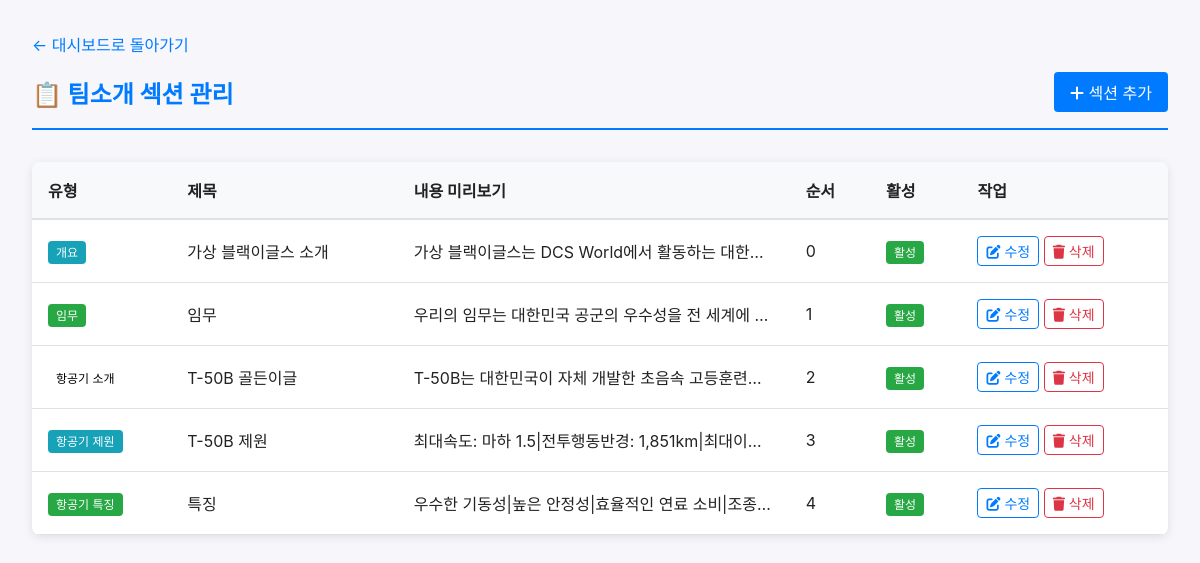
The app's page /admin/about-sections (signed in), older data.
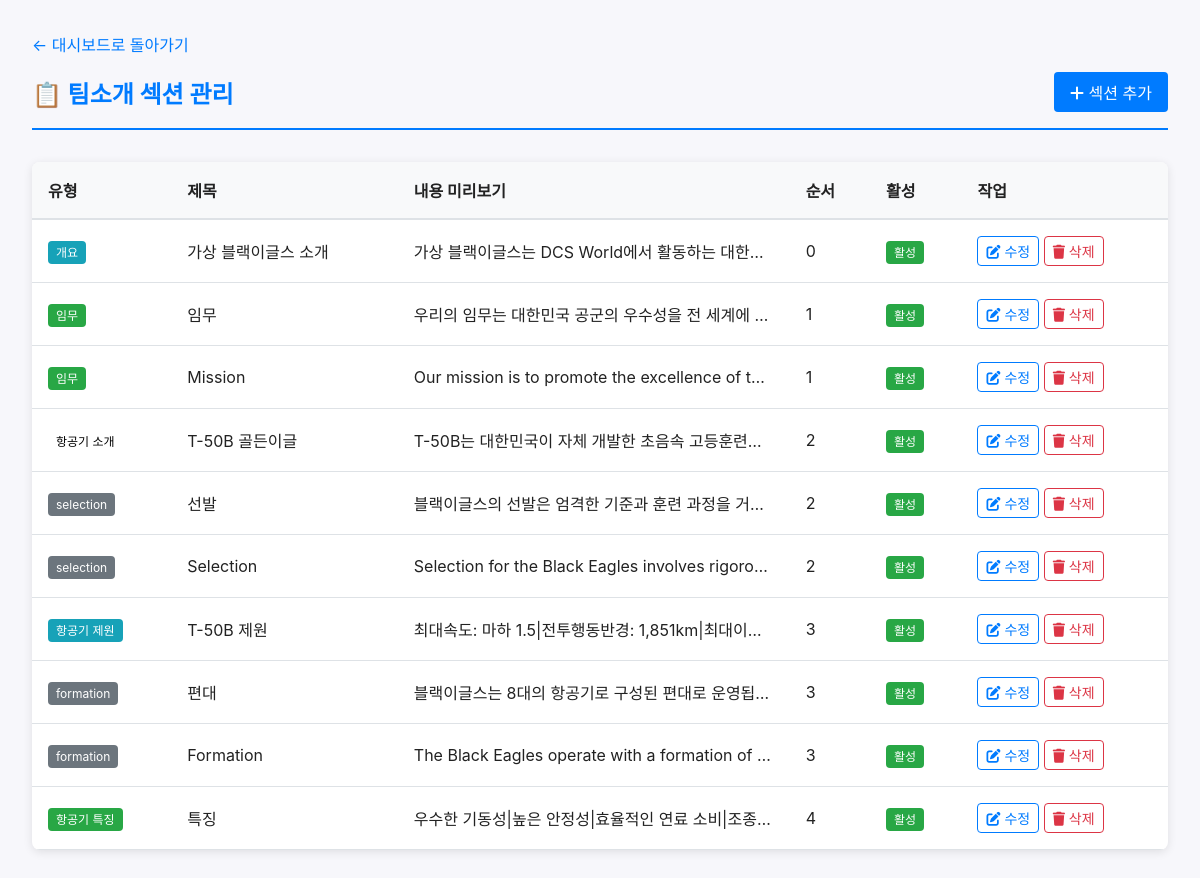
The same page, newer data.
### tables this page shows
CREATE TABLE about_sections (
			id INTEGER PRIMARY KEY AUTOINCREMENT,
			section_type TEXT NOT NULL,
			title TEXT,
			content TEXT,
			image_url TEXT,
			order_num INTEGER DEFAULT 0,
			is_active INTEGER DEFAULT 1,
			created_at TIMESTAMP DEFAULT CURRENT_TIMESTAMP,
			updated_at TIMESTAMP DEFAULT CURRENT_TIMESTAMP
		, lang TEXT DEFAULT "ko");

### app.py (the view)
@app.route('/admin/about-sections')
@login_required
def admin_about_sections():
	conn = get_db()
	sections = conn.execute('SELECT * FROM about_sections ORDER BY order_num').fetchall()
	conn.close()
	return render_template('admin/about_sections.html', sections=sections)

### app.py (called while the page is built)
def get_db():
	conn = sqlite3.connect(DATABASE)
	conn.row_factory = sqlite3.Row
	return conn

def login_required(f):
	@wraps(f)
	def decorated_function(*args, **kwargs):
		if 'logged_in' not in session:
			flash('로그인이 필요합니다.', 'error')
			return redirect(url_for('admin_login'))
		return f(*args, **kwargs)
	return decorated_function

### templates/admin/about_sections.html (shortened to what this page needs)
<!DOCTYPE html>
<html lang="ko">
<head>
    <link rel="stylesheet" href="/static/style.css?v=915">
    <link rel="stylesheet" href="https://cdnjs.cloudflare.com/ajax/libs/font-awesome/6.0.0/css/all.min.css">
</head>
<body>
    <div class="admin-container">
        <div style="margin-bottom: 1rem;">
            <a href="{{ url_for('admin_dashboard') }}" style="color: #007bff; text-decoration: none;">← 대시보드로 돌아가기</a>
        </div>
        <div class="admin-header">
            <h2>📋 팀소개 섹션 관리</h2>
            <a href="{{ url_for('admin_about_section_new') }}" class="btn btn-primary">
                <i class="fas fa-plus"></i> 섹션 추가
            </a>
        </div>
        {% if sections %}
        <div class="table-container">
            <table>
                <thead>
                    <tr>
                        <th>유형</th>
                        <th>제목</th>
                        <th>내용 미리보기</th>
                        <th>순서</th>
                        <th>활성</th>
                        <th>작업</th>
                    </tr>
                </thead>
                <tbody>
                    {% for section in sections %}
                    <tr>
                        <td>
                            {% if section.section_type == 'overview' %}
                            <span class="badge bg-info">개요</span>
                            {% elif section.section_type == 'mission' %}
                            <span class="badge bg-success">임무</span>
                            {% elif section.section_type == 'aircraft_intro' %}
                            <span class="badge bg-warning" style="color:#000">항공기 소개</span>
                            {% elif section.section_type == 'aircraft_specs' %}
                            <span class="badge bg-info">항공기 제원</span>
                            {% elif section.section_type == 'aircraft_features' %}
                            <span class="badge bg-success">항공기 특징</span>
                            {% else %}
                            <span class="badge bg-secondary">{{ section.section_type }}</span>
                            {% endif %}
                        </td>
                        <td>{{ section.title }}</td>
                        <td style="max-width: 300px; overflow: hidden; text-overflow: ellipsis; white-space: nowrap;">
                            {{ section.content[:100] }}...
                        </td>
                        <td>{{ section.order_num }}</td>
                        <td>
                            {% if section.is_active %}
                            <span class="badge bg-success">활성</span>
                            {% else %}
                            <span class="badge bg-secondary">비활성</span>
                            {% endif %}
                        </td>
                        <td>
                            <a href="{{ url_for('admin_about_section_edit', section_id=section.id) }}" class="btn btn-sm btn-outline-primary">
                                <i class="fas fa-edit"></i> 수정
                            </a>
                            <form method="POST" action="{{ url_for('admin_about_section_delete', section_id=section.id) }}"
                                  style="display:inline;"
                                  onsubmit="return confirm('정말 이 섹션을 삭제하시겠습니까?');">
                                <button type="submit" class="btn btn-sm btn-outline-danger">
                                    <i class="fas fa-trash"></i> 삭제
                                </button>
                            </form>
                        </td>
                    </tr>
                    {% endfor %}
                </tbody>
            </table>
        </div>
        {% else %}
        <div class="alert alert-info">
            등록된 팀소개 섹션이 없습니다. 섹션을 추가해주세요.
        </div>
        {% endif %}
    </div>
</body>
</html>

### static/style.css (style rules this page uses)
:root { --bg:#f7f7fb; --accent:#0b5fff; --text:#222; }
* { box-sizing:border-box }
html, body { overflow-x:hidden;width:100%;max-width:100vw }
body { margin:0;padding:0;font-family: -apple-system, BlinkMacSystemFont, "Segoe UI", Roboto, "Noto Sans KR", "Helvetica Neue", Arial; color:var(--text); background:var(--bg) }
a, a:visited, a:hover, a:active { text-decoration: none; color: inherit; }
.btn { display:inline-block;background:var(--accent);color:#fff;padding:.6rem 1rem;border-radius:6px;text-decoration:none }

### templates/admin/about_sections.html (style rules this page uses)
body { background: #f7f7fb; }
.admin-container { max-width: 1200px; margin: 0 auto; padding: 2rem; }
.admin-header { display: flex; justify-content: space-between; align-items: center; margin-bottom: 2rem; padding-bottom: 1rem; border-bottom: 2px solid #007bff; }
.admin-header h2 { color: #007bff; margin: 0; }
.btn { padding: 0.5rem 1rem; border: none; border-radius: 4px; text-decoration: none; cursor: pointer; display: inline-block; }
.btn-primary { background: #007bff; color: white; }
.btn-outline-primary { background: white; color: #007bff; border: 1px solid #007bff; }
.btn-outline-danger { background: white; color: #dc3545; border: 1px solid #dc3545; }
.btn-sm { padding: 0.25rem 0.5rem; font-size: 0.875rem; }
.table-container { background: white; border-radius: 8px; box-shadow: 0 2px 10px rgba(0,0,0,0.1); overflow: hidden; }
table { width: 100%; border-collapse: collapse; }
thead { background: #f8f9fa; border-bottom: 2px solid #dee2e6; }
th, td { padding: 1rem; text-align: left; }
tbody tr { border-bottom: 1px solid #dee2e6; }
.badge { padding: 0.25rem 0.5rem; border-radius: 4px; font-size: 0.75rem; }
.badge.bg-success { background: #28a745; color: white; }
.badge.bg-secondary { background: #6c757d; color: white; }
.badge.bg-info { background: #17a2b8; color: white; }

Row changes from the older to the newer data that the page shows:
added about_sections: section_type "임무", title "Mission", content "Our mission is to promote the excellence of t…", order_num "1", is_active "활성"
added about_sections: section_type "selection", title "선발", content "블랙이글스의 선발은 엄격한 기준과 훈련 과정을 거…", order_num "2", is_active "활성"
added about_sections: section_type "selection", title "Selection", content "Selection for the Black Eagles involves rigoro…", order_num "2", is_active "활성"
added about_sections: section_type "formation", title "편대", content "블랙이글스는 8대의 항공기로 구성된 편대로 운영됩…", order_num "3", is_active "활성"
added about_sections: section_type "formation", title "Formation", content "The Black Eagles operate with a formation of…", order_num "3", is_active "활성"
